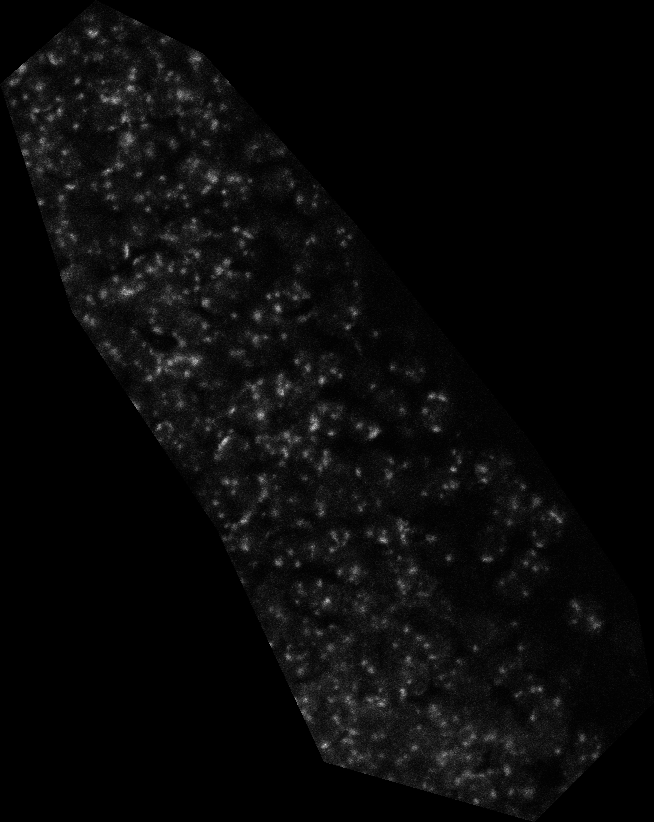
#> input picture data/102/102_A3_image1_20x-01_maxproj_ch2.tif, 654 x 822 px
$ python -i estimation.py   (imports and definitions only)
#> lines starting #> are read from the running program, lines starting #| are printed output that depends on the picture
"""Image-only parameter estimation for puncta detection.

These heuristics estimate good starting values for detection parameters using
ONLY the image itself (no ground-truth / hand counts), so they generalize to
future unlabeled images. Hand counts are used elsewhere (validation) only to
verify these estimates after the fact.
"""

from __future__ import annotations
import logging
from dataclasses import replace

import numpy as np
from scipy.ndimage import gaussian_filter
from skimage.feature import blob_log
from skimage.filters import threshold_otsu, threshold_triangle

from .config import PunctaConfig

logger = logging.getLogger(__name__)


# ---------------------------------------------------------------------------
# 1. Puncta scale (blob size) via Laplacian of Gaussian
# ---------------------------------------------------------------------------
def estimate_puncta_scale(
    image: np.ndarray,
    *,
    min_sigma: float = 1.0,
    max_sigma: float = 8.0,
    num_sigma: int = 12,
    threshold_rel: float = 0.2,      # bumped from 0.1 -> 0.2 (noise-robust)
) -> dict:
    """Estimate the characteristic puncta radius (sigma) from the image.

    Uses multiscale Laplacian-of-Gaussian blob detection (skimage.blob_log),
    which returns a best-fit sigma per detected blob. The median of those
    sigmas is a robust estimate of the dominant puncta scale.

    Parameters
    ----------
    min_sigma, max_sigma, num_sigma : blob_log scale-space sampling range.
    threshold_rel : relative intensity threshold for blob_log (0-1); higher
        = only stronger blobs contribute to the scale estimate.

    Returns
    -------
    dict with keys:
        sigma       : median blob sigma (characteristic scale)
        sigma_std   : spread of blob sigmas
        n_blobs     : number of blobs used
        all_sigmas  : the per-blob sigmas (for inspection/plotting)
    """
    img = image.astype(np.float64)
    # Normalize to [0, 1] so threshold_rel behaves consistently across images
    lo, hi = img.min(), img.max()
    img_norm = (img - lo) / (hi - lo) if hi > lo else np.zeros_like(img)

    blobs = blob_log(
        img_norm,
        min_sigma=min_sigma,
        max_sigma=max_sigma,
        num_sigma=num_sigma,
        threshold=None,
        threshold_rel=threshold_rel,
    )
    # blobs columns: (row, col, sigma)
    if blobs.shape[0] == 0:
        logger.warning("No blobs found for scale estimation; "
                       "falling back to sigma=%.2f", min_sigma)
        return {"sigma": float(min_sigma), "sigma_std": 0.0,
                "n_blobs": 0, "all_sigmas": np.empty(0)}

    sigmas = blobs[:, 2]
    # Use only the stronger half of blobs (by LoG response proxy = larger sigma
    # tends to co-occur with real structure here); robust median resists the
    # noise blobs that pile up at min_sigma.
    med = float(np.median(sigmas))
    # If the median collapsed to the min_sigma floor, the estimate is likely
    # noise-contaminated; fall back to the 75th percentile as a sturdier scale.
    if med <= min_sigma and len(sigmas) > 1:
        med = float(np.percentile(sigmas, 75))
        logger.info("Median hit sigma floor; using 75th-percentile sigma instead")

    logger.info("Puncta-scale estimate: sigma=%.2f (from %d blobs, "
                "range %.2f-%.2f)", med, len(sigmas), sigmas.min(), sigmas.max())
    return {
        "sigma": med,
        "sigma_std": float(np.std(sigmas, ddof=1)) if len(sigmas) > 1 else 0.0,
        "n_blobs": int(len(sigmas)),
        "all_sigmas": sigmas,
    }


# ---------------------------------------------------------------------------
# 2. DoG threshold from image/noise statistics -> equivalent sensitivity
# ---------------------------------------------------------------------------
def estimate_dog_sensitivity(
    image: np.ndarray,
    sigma1: float,
    sigma2: float,
    *,
    method: str = "mad",
    mad_k: float = 3.0,
) -> dict:
    """Estimate an equivalent `dog_sensitivity` from image statistics.

    Your detector uses:  threshold = mean(DoG) + sensitivity * std(DoG).
    This function computes a data-driven threshold on the DoG response, then
    back-solves the sensitivity that reproduces it, so the estimate slots
    directly into PunctaConfig/detect_puncta_dog unchanged.

    Methods (all image-only, no ground truth):
      "mad"      : robust. threshold = median(DoG) + mad_k * (1.4826 * MAD).
                   MAD ignores bright puncta outliers -> estimates *noise*.
                   Best when puncta are a small fraction of pixels (your case).
      "otsu"     : threshold_otsu on the DoG response (natural bg/signal split).
      "triangle" : threshold_triangle on the DoG response (good for skewed
                   histograms where foreground is sparse).

    Returns
    -------
    dict with keys: sensitivity, threshold, dog_mean, dog_std, method
    """
    img = image.astype(np.float64)
    dog = gaussian_filter(img, sigma1, mode="nearest") - \
        gaussian_filter(img, sigma2, mode="nearest")

    dog_mean = float(dog.mean())
    dog_std = float(dog.std(ddof=1))

    method = method.lower()
    if method == "mad":
        med = float(np.median(dog))
        mad = float(np.median(np.abs(dog - med)))
        robust_std = 1.4826 * mad          # MAD -> std for normal noise
        threshold = med + mad_k * robust_std
    elif method == "otsu":
        threshold = float(threshold_otsu(dog))
    elif method == "triangle":
        threshold = float(threshold_triangle(dog))
    else:
        raise ValueError(f"Unknown threshold method: {method}")

    # Back-solve sensitivity: threshold = mean + sensitivity * std
    if dog_std > 0:
        sensitivity = (threshold - dog_mean) / dog_std
    else:
        sensitivity = 0.0

    logger.info("DoG threshold estimate (%s): thr=%.4f -> sensitivity=%.3f "
                "(dog mean=%.4f std=%.4f)", method, threshold, sensitivity,
                dog_mean, dog_std)
    return {
        "sensitivity": float(sensitivity),
        "threshold": threshold,
        "dog_mean": dog_mean,
        "dog_std": dog_std,
        "method": method,
    }


# ---------------------------------------------------------------------------
# 3. Minimum puncta area from the estimated scale
# ---------------------------------------------------------------------------
def estimate_min_area(sigma: float, *, fraction: float = 0.5) -> int:
    """Estimate a minimum-area floor (pixels) from the puncta scale.

    A blob of radius ~sigma covers ~pi*sigma^2 pixels. We keep objects at
    least `fraction` of that, filtering noise-sized detections. Never below 1.
    """
    expected_area = np.pi * (sigma ** 2)
    min_area = max(1, int(round(fraction * expected_area)))
    logger.info("Min-area estimate: %d px (sigma=%.2f, expected area=%.1f)",
                min_area, sigma, expected_area)
    return min_area


# ---------------------------------------------------------------------------
# 4. Full parameter estimation -> ready-to-use PunctaConfig
# ---------------------------------------------------------------------------
def estimate_parameters(
    image: np.ndarray,
    base_config: PunctaConfig | None = None,
    *,
    threshold_method: str = "otsu",
    sigma_ratio: float = 2.0,
) -> tuple[PunctaConfig, dict]:
    """Estimate detection parameters from the image alone (no ground truth).

    Pipeline:
      1. Estimate characteristic puncta sigma via LoG blobs (noise-robust).
      2. Set sigma1 = scale, sigma2 = sigma_ratio * sigma1.
      3. Estimate dog_sensitivity via Otsu-on-DoG (adapts per image).

    Note: min_puncta_area is intentionally left at the base default. In
    maxima-based detection the peaks are single pixels, so area-filtering them
    is meaningless and removes valid puncta.

    Returns
    -------
    config : PunctaConfig with estimated sigma1, sigma2, dog_sensitivity.
    info   : dict of intermediate estimates (for plotting/inspection).
    """
    if base_config is None:
        base_config = PunctaConfig()

    logger.info("=== Estimating parameters from image (no ground truth) ===")

    scale = estimate_puncta_scale(image)
    sigma1 = scale["sigma"]
    sigma2 = sigma_ratio * sigma1

    thr = estimate_dog_sensitivity(image, sigma1, sigma2, method=threshold_method)

    config = replace(
        base_config,
        puncta_sigma1=round(sigma1, 3),
        puncta_sigma2=round(sigma2, 3),
        dog_sensitivity=round(thr["sensitivity"], 3),
        # min_puncta_area left at base default (see note above)
    )

    info = {
        "scale": scale,
        "threshold": thr,
        "estimated": {
            "puncta_sigma1": config.puncta_sigma1,
            "puncta_sigma2": config.puncta_sigma2,
            "dog_sensitivity": config.dog_sensitivity,
            "min_puncta_area": config.min_puncta_area,
        },
    }

    logger.info("Estimated config: sigma1=%.2f sigma2=%.2f sensitivity=%.2f",
                config.puncta_sigma1, config.puncta_sigma2, config.dog_sensitivity)
    return config, info

>>> import cv2
>>> picture = cv2.imread('../../data/102/102_A3_image1_20x-01_maxproj_ch2.tif', cv2.IMREAD_GRAYSCALE)
#> picture is the input picture: shape (822, 654); min 0, max 227, mean 8.9
>>> result = estimate_parameters(picture)
#> in estimate_puncta_scale, `lo, hi = img.min(), img.max()`: lo = 0; hi = 227
#> in estimate_puncta_scale, `blobs = blob_log( img_norm, min_sigma=min_sigma, max_sigma=max_sigma, ..`: blobs = 604 rows, first 8: [440, 225, 2.27], [600, 327, 1.64], [68, 22, 2.91], [469, 453, 1.64], [308, 278, 2.27], [427, 313, 2.91], [540, 383, 2.27], [415, 260, 2.91]
#> in estimate_puncta_scale, `sigmas = blobs[:, 2]`: sigmas = 604 values, max 8 at index 332, min 1 at index 16, mean 1.84
#> in estimate_puncta_scale, `med = float(np.median(sigmas))`: med = 1.64
#> in estimate_parameters, `scale = estimate_puncta_scale(image)`: scale = 4 items
#> in estimate_parameters, `sigma1 = scale["sigma"]`: sigma1 = 1.64
#> in estimate_parameters, `sigma2 = sigma_ratio * sigma1`: sigma2 = 3.27
#> in estimate_dog_sensitivity, `dog = gaussian_filter(img, sigma1, mode="nearest") - \ gaussian_filter..`:
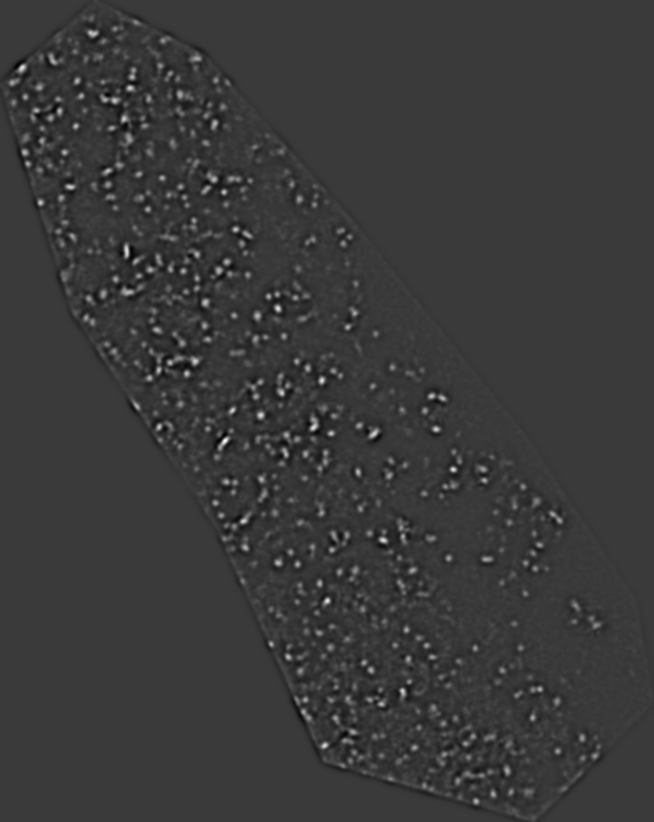
#> dog: shape (822, 654) float64; min -14.88, max 50.32, mean 0; drawn with min black and max white
#> in estimate_dog_sensitivity, `dog_mean = float(dog.mean())`: dog_mean = 0.0006
#> in estimate_dog_sensitivity, `dog_std = float(dog.std(ddof=1))`: dog_std = 3
#> in estimate_dog_sensitivity, `threshold = float(threshold_otsu(dog))`: threshold = 6.39
#> in estimate_dog_sensitivity, `sensitivity = (threshold - dog_mean) / dog_std`: sensitivity = 2.13
#> in estimate_parameters, `thr = estimate_dog_sensitivity(image, sigma1, sigma2, method=threshold..`: thr = {'sensitivity': 2.13, 'threshold': 6.39, 'dog_mean': 0.0006, 'dog_std': 3, 'method': 'otsu'}
